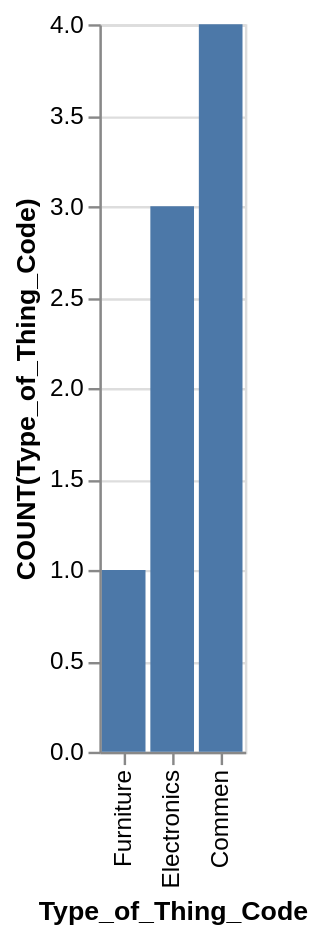

Express this chart as Vega-Lite.
### Vega-Lite specification from a JSON file in a GitHub repository (floating-point values rounded to 4 significant figures)
{"data": {"values": [{"x_data": "Commen", "y_data": 4}, {"x_data": "Electronics", "y_data": 3}, {"x_data": "Furniture", "y_data": 1}]}, "mark": "bar", "encoding": {"x": {"field": "x_data", "type": "nominal", "title": "Type_of_Thing_Code", "sort": "descending"}, "y": {"field": "y_data", "type": "quantitative", "title": "COUNT(Type_of_Thing_Code)"}}}
